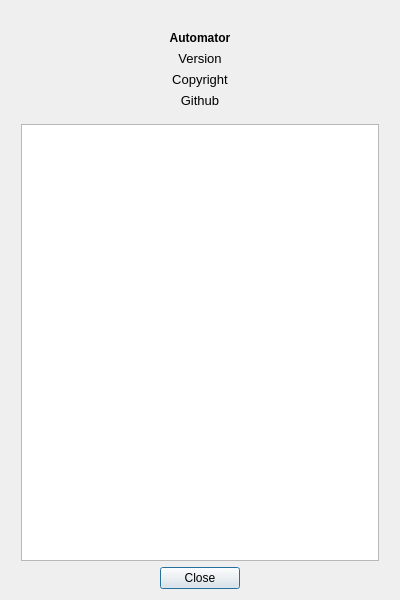
<?xml version="1.0" encoding="UTF-8"?>
<ui version="4.0">
 <class>About</class>
 <widget class="QDialog" name="About">
  <property name="windowModality">
   <enum>Qt::WindowModal</enum>
  </property>
  <property name="geometry">
   <rect>
    <x>0</x>
    <y>0</y>
    <width>400</width>
    <height>600</height>
   </rect>
  </property>
  <property name="sizePolicy">
   <sizepolicy hsizetype="Fixed" vsizetype="Fixed">
    <horstretch>0</horstretch>
    <verstretch>0</verstretch>
   </sizepolicy>
  </property>
  <property name="minimumSize">
   <size>
    <width>400</width>
    <height>600</height>
   </size>
  </property>
  <property name="maximumSize">
   <size>
    <width>400</width>
    <height>600</height>
   </size>
  </property>
  <property name="windowTitle">
   <string/>
  </property>
  <property name="sizeGripEnabled">
   <bool>false</bool>
  </property>
  <layout class="QVBoxLayout" name="verticalLayout_2">
   <item>
    <layout class="QVBoxLayout" name="verticalLayout">
     <property name="leftMargin">
      <number>10</number>
     </property>
     <property name="rightMargin">
      <number>10</number>
     </property>
     <item>
      <layout class="QHBoxLayout" name="horizontalLayout">
       <item>
        <widget class="QLabel" name="label">
         <property name="sizePolicy">
          <sizepolicy hsizetype="Preferred" vsizetype="Preferred">
           <horstretch>0</horstretch>
           <verstretch>0</verstretch>
          </sizepolicy>
         </property>
         <property name="maximumSize">
          <size>
           <width>128</width>
           <height>128</height>
          </size>
         </property>
         <property name="text">
          <string/>
         </property>
         <property name="pixmap">
          <pixmap resource="automator.qrc">:/icons/resources/AppIcon.png</pixmap>
         </property>
         <property name="scaledContents">
          <bool>true</bool>
         </property>
        </widget>
       </item>
      </layout>
     </item>
     <item>
      <widget class="QLabel" name="label_2">
       <property name="sizePolicy">
        <sizepolicy hsizetype="Preferred" vsizetype="Preferred">
         <horstretch>0</horstretch>
         <verstretch>0</verstretch>
        </sizepolicy>
       </property>
       <property name="font">
        <font>
         <bold>true</bold>
        </font>
       </property>
       <property name="text">
        <string>Automator</string>
       </property>
       <property name="alignment">
        <set>Qt::AlignCenter</set>
       </property>
      </widget>
     </item>
     <item>
      <widget class="QLabel" name="version">
       <property name="font">
        <font>
         <pointsize>10</pointsize>
        </font>
       </property>
       <property name="text">
        <string>Version</string>
       </property>
       <property name="alignment">
        <set>Qt::AlignCenter</set>
       </property>
      </widget>
     </item>
     <item>
      <widget class="QLabel" name="copyright">
       <property name="font">
        <font>
         <pointsize>10</pointsize>
        </font>
       </property>
       <property name="text">
        <string>Copyright</string>
       </property>
       <property name="alignment">
        <set>Qt::AlignCenter</set>
       </property>
       <property name="wordWrap">
        <bool>true</bool>
       </property>
      </widget>
     </item>
     <item>
      <widget class="QLabel" name="github">
       <property name="font">
        <font>
         <pointsize>10</pointsize>
        </font>
       </property>
       <property name="text">
        <string>Github</string>
       </property>
       <property name="alignment">
        <set>Qt::AlignCenter</set>
       </property>
      </widget>
     </item>
     <item>
      <spacer name="verticalSpacer">
       <property name="orientation">
        <enum>Qt::Vertical</enum>
       </property>
       <property name="sizeType">
        <enum>QSizePolicy::Fixed</enum>
       </property>
       <property name="sizeHint" stdset="0">
        <size>
         <width>20</width>
         <height>10</height>
        </size>
       </property>
      </spacer>
     </item>
     <item>
      <widget class="QTextBrowser" name="licenses">
       <property name="font">
        <font>
         <pointsize>10</pointsize>
        </font>
       </property>
      </widget>
     </item>
    </layout>
   </item>
   <item>
    <layout class="QHBoxLayout" name="horizontalLayout_3">
     <property name="spacing">
      <number>-1</number>
     </property>
     <property name="topMargin">
      <number>0</number>
     </property>
     <item>
      <spacer name="horizontalSpacer_2">
       <property name="orientation">
        <enum>Qt::Horizontal</enum>
       </property>
       <property name="sizeHint" stdset="0">
        <size>
         <width>40</width>
         <height>20</height>
        </size>
       </property>
      </spacer>
     </item>
     <item>
      <widget class="QPushButton" name="close">
       <property name="text">
        <string>Close</string>
       </property>
      </widget>
     </item>
     <item>
      <spacer name="horizontalSpacer">
       <property name="orientation">
        <enum>Qt::Horizontal</enum>
       </property>
       <property name="sizeHint" stdset="0">
        <size>
         <width>40</width>
         <height>20</height>
        </size>
       </property>
      </spacer>
     </item>
    </layout>
   </item>
  </layout>
 </widget>
 <resources>
  <include location="automator.qrc"/>
  <include location="automator.qrc"/>
 </resources>
 <connections>
  <connection>
   <sender>close</sender>
   <signal>clicked()</signal>
   <receiver>About</receiver>
   <slot>close()</slot>
   <hints>
    <hint type="sourcelabel">
     <x>199</x>
     <y>571</y>
    </hint>
    <hint type="destinationlabel">
     <x>199</x>
     <y>299</y>
    </hint>
   </hints>
  </connection>
 </connections>
</ui>
